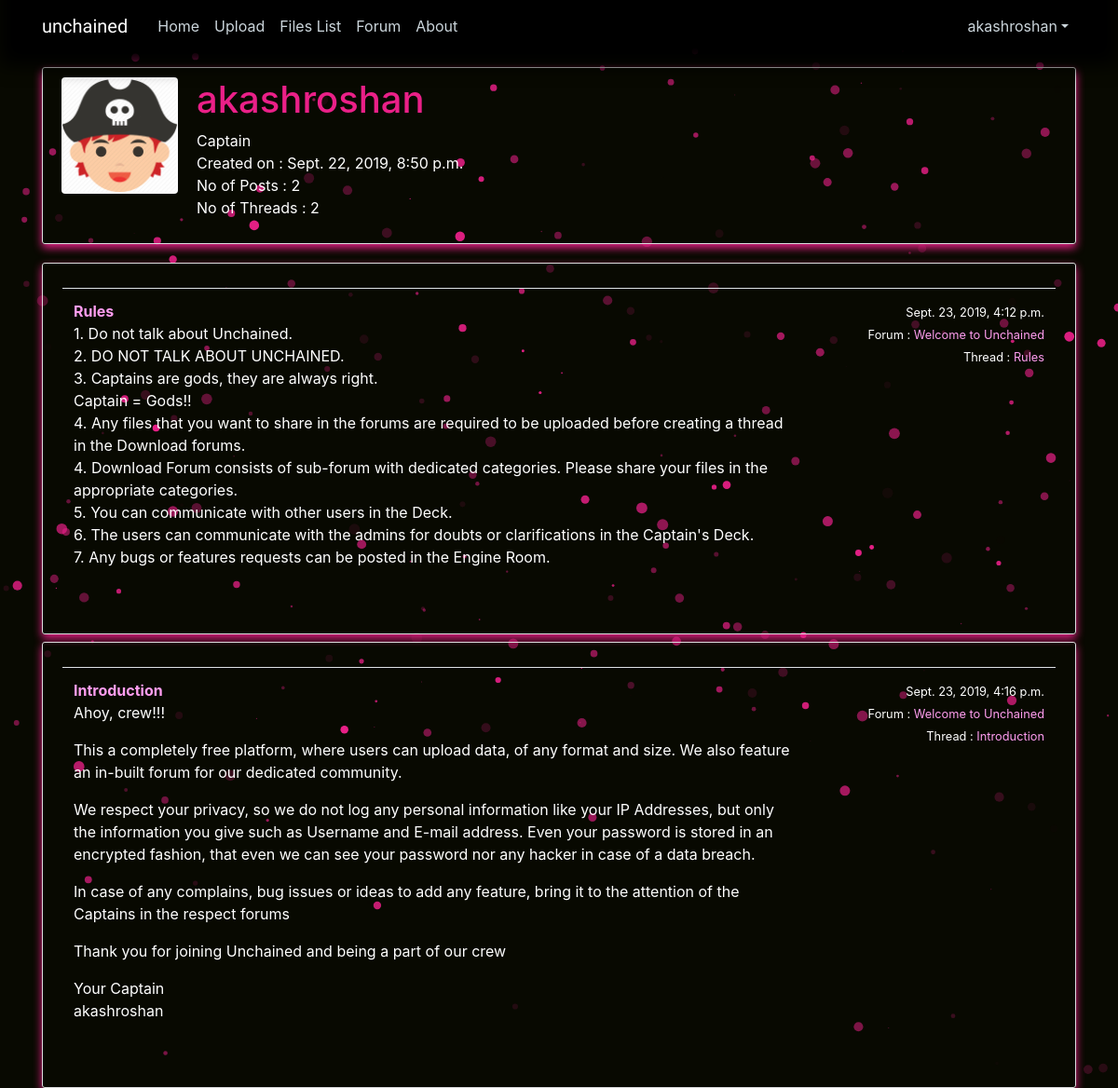
Screenshot of /profile/akashroshan (signed in) with the database file from the repository.
### users/models.py (models this page shows, shortened)
class Profile(models.Model):
    user = models.OneToOneField(User, on_delete=models.CASCADE)                                         #imports the users models
    profile_pic = models.ImageField(default='profile_pics/default.jpg', upload_to='profile_pics')                    #creates an image field with 'default.jpg' when no user profile pic is set. Uploads to the 'profile_pics' folder in 'media'
    created_at = models.DateTimeField(auto_now_add=True)                                                #sets to the current time and date when the user is created

### forum/models.py (models this page shows, shortened)
class Post(models.Model):
    id = models.AutoField(primary_key=True)                                                                                     #primary key 'id'
    subject = models.CharField(max_length=255)                                                                                  #subject of the post. Similar to thread field
    post = models.TextField(max_length=4000)                                                                                    #posted message
    thread = models.ForeignKey(Thread, on_delete = models.CASCADE, related_name='posts')                                        #attaches the Thread table as a foreign key. models.CASCADE deletes the post when the thread is deleted
    created_at = models.DateTimeField(auto_now_add=True)                                                                        #sets to the current time and date when the post is created
    created_by = models.ForeignKey(User, on_delete = models.SET(get_sentinel_user), related_name='posts')                       #attaches the User table as a foreign key. models.SET sets the user to 'deleted' to keep the post even after the user account is deleted

class Thread(models.Model):
    id = models.AutoField(primary_key=True)                                                                                     #primary key 'id'
    name = models.CharField(max_length=255)                                                                                     #name of the thread
    link = models.CharField(max_length=255, blank=True)                                                                         #download link of the file that is used only in download thread posts. Can be set to blank
    created_on = models.DateTimeField(auto_now_add=True)                                                                        #sets to the current time and date when the thread is updated
    forum = models.ForeignKey(Forum, on_delete = models.CASCADE, related_name='thread')                                         #attaches the Forum table as a foreign key. models.CASCADE deletes the thread when the forum is deleted
    created_user = models.ForeignKey(User, on_delete = models.SET(get_sentinel_user), related_name='thread')                    #attaches the User table as a foreign key. models.SET sets the user to 'deleted' to keep the post even after the user account is deleted

class Forum(models.Model):
    id = models.AutoField(primary_key=True)                                                                                     #primary key 'id'
    name = models.CharField(max_length=30, unique=True)                                                                         #name of the forum
    description = models.CharField(max_length=100)                                                                              #description of the forum
    type = (
        ('A', 'Admin'),
        ('D', 'Download'),
        ('G', 'General'),
        ('R', 'Requests')
    )                                                                                                                           #creates a list called 'type' with the attributes listed
    forum_type = models.CharField(max_length=1, choices=type)                                                                   #charfield uses the 'type' list
    issubforum = models.BooleanField(default=False)                                                                             #a boolean field that specifies whether the forum is a subforum or not
    forum = models.ForeignKey('self', on_delete = models.CASCADE, related_name='subforum', blank=True, null=True)               #attaches the Forum table(self) as a foreign key. This is used to link main forum when the create entry is a subforum. Can be set to blank

### users/views.py (the view)
# urls.py: path('profile/<username>', user_views.profile, name = 'profile'),                                       #the localhost will directly access the 'profile' function in the 'views.py' in the 'users' app
@login_required                                                                                                         #function is only valid when the user is logged in. Else will redirect to the login page (refer 'settings.py')
def profile(request, username):
    context = {
        'user'  : User.objects.get(username=username),                                                                  #sends the current user object in the context
        'posts' : Post.objects.filter(created_by__username__contains=username)                                          #sends all the post objects created by the user
    }
    return render(request, 'profile.html', context)                                                                     #request to render the 'profile.html' file

### users/templates/profile.html (shortened to what this page needs)
{% extends "base.html" %}
{% block content %}
<div class="content-section">
    <div class="media">
        <img class="rounded account-img" src="{{ user.profile.profile_pic.url }}" alt="{{ user.username }}">
        <div class="media-body">
          <h2 style="color:#ea2088;" class="account-heading">{{ user.username }}</h2>
          <p class="fal">
            {% if user.is_superuser %}
              Captain<br>
            {% else %}
              Crew<br>
            {% endif %}
            Created on    : {{ user.profile.created_at }}<br>
            No of Posts   : {{ user.posts.count }}<br>
            No of Threads : {{ user.thread.count }}
          </p>
        </div>
    </div>
</div>
  {% for post in posts %}
    <div class="card content-section mb-2">
      <div class="card-body p-3">
        <div class="row">
          <table class="table table-css" >
            <tr>
              <td width="75%">
                <strong class="fal"><a href="#">{{ post.subject }}</a></strong>
                <br>
                {{ post.post|linebreaks }}
              </td>
              <td width="25%">
                <div class=" text-right">
                  <small class="fal">{{ post.created_at }}</small><br>
                  <small class="fal">Forum : <a href="{% url 'forum-threads' post.thread.forum.id %}">{{ post.thread.forum.name }}</a></small><br>
                  <small class="fal">Thread : <a href="{% url 'thread-posts' post.thread.id %}">{{ post.thread.name }}</a></small>
                </div>
              </td>
            </tr>
          </table>
        </div>
      </div>
    </div>
    {% endfor %}
{% endblock content %}

### forum/templates/base.html (shortened to what this page needs)
{% load static %}
<!DOCTYPE html>
<html lang="en">
<head>
    <link rel="stylesheet" href="https://stackpath.bootstrapcdn.com/bootstrap/4.3.1/css/bootstrap.min.css">
    <link rel="stylesheet" type="text/css" href="{% static 'forum/main.css' %}">
</head>
<body>
        <div id="particles-js"></div>
        <br>
        <br>
        <br>
        <header class="site-header">
            <nav class="navbar navbar-expand-md navbar-dark bg-steel fixed-top">
                <div class="container">
                    <a class="navbar-brand titlefont mr-4" href="{% url 'home' %}">unchained</a>
                    <div class="collapse navbar-collapse" id="navbarToggle">
                        <div class="navbar-nav mr-auto">
                        <a class="nav-item nav-link" href="{% url 'home' %}">Home</a>
                        <a class="nav-item nav-link" href="{% url 'files-upload' %}">Upload</a>
                        {% if user.is_authenticated %}
                                    <a class="nav-item nav-link" href="{% url 'files-view' %}">Files List</a>
                        {% endif %}
                        <a class="nav-item nav-link" href="{% url 'forum-list' %}">Forum</a>
                        <a class="nav-item nav-link" href="{% url 'about' %}">About</a>
                        </div>
                        <div class="navbar-nav">
                        {% if user.is_authenticated %}
                            <div class="collapse navbar-collapse" id="navbarToggle">
                                <ul class="navbar-nav ml-auto">
                                    <li class="nav-item dropdown">
                                        <a class="nav-item nav-link dropdown-toggle" href="#" data-toggle="dropdown" aria-haspopup="true" aria-expanded="false">{{ request.user.username }}</a>
                                    </li>
                                </ul>
                            </div>
                        {% else %}
                            <a class="nav-item nav-link" href="{% url 'login' %}">Login</a>
                            <a class="nav-item nav-link" href="{% url 'register' %}">Register</a>
                        {% endif %}
                        </div>
                    </div>
                </div>
            </nav>
            <div class="the-blur"></div>
        </header>
        <main role="main" class="container">
            {% block content %}{% endblock %}
        </main>
</body>
</html>

### forum/static/forum/main.css (style rules this page uses)
body, html { height: 100% }
.fal { color:white; }
p { color:white; }
a { color:#FF9DF0; }
ol,li,a:hover { color:white ; }
.navbar-collapse > .navbar-nav { background-color: #000000; }
.the-blur { position: fixed; top:0; width: 100%; height: 100px; margin-bottom: 20px; margin-top: -30px; background: black; z-index:1010; -webkit-filter: blur(20px); -moz-filter: blur(20px); -o-filter: blur(20px); -ms-filter: blur(20px); filter: blur(10px); }
#particles-js { background: #080901; width: 100%; height: 100%; position: fixed; z-index: -10; top: 0; left: 0; margin-top: 0rem; }
.table-css { color:#ffffff; }
h1, h2, h3, h4, h5, h6 { color: #ffffff; }
ul { margin: 0; }
.bg-steel { background-color: #2E3141; border-width: 0px; -webkit-box-shadow: 0px 0px; box-shadow: 0px 0px; background-color: rgba(0,0,0,0.0); background-image: -webkit-gradient(linear, 50.00% 0.00%, 50.00% 100.00%, color-stop( 0% , rgba(0,0,0,0.00)),color-stop( 100% , rgba(0,0,0,0.00))); background-image: -webkit-linear-gradient(270deg,rgba(0,0,0,0.00) 0%,rgba(0,0,0,0.00) 100%); background-image: linear-gradient(180deg,rgba(0,0,0,0.00) 0%,rgba(0,0,0,0.00) 100%); }
.site-header .navbar-nav .nav-link { color: #cbd5db; }
.content-section { background: transparent; box-shadow: 0 4px 10px #ea2088; color:white; padding: 10px 20px; border: 1px solid #dddddd; border-radius: 3px; margin-bottom: 20px; }
.account-img { height: 125px; width: 125px; margin-right: 20px; margin-bottom: 16px; }
.account-heading { font-size: 2.5rem; }
.titlefont { color: #228DFF; font-family: Audiowide; }

### rows the page displays
Post: subject "Rules", post "1. Do not talk about Unchained. 2. DO NOT TALK ABOUT UNCHAINED. 3. Captains are gods, they are always right. Captain = Gods!! 4. Any files that you want to share in the forums are required to be uploaded before creating a thread in the Download forums. 4. Download Forum consists of sub-forum with dedicated categories. Please share your files in the appropriate categories. 5. You can communicate with other users in the Deck. 6. The users can communicate with the admins for doubts or clarifications in the Captain's Deck. 7. Any bugs or features requests can be posted in the Engine Room.", created_at "Sept. 23, 2019, 4:12 p.m.", thread.forum.name "Welcome to Unchained", thread.name "Rules"
Post: subject "Introduction", post "Ahoy, crew!!! This a completely free platform, where users can upload data, of any format and size. We also feature an in-built forum for our dedicated community. We respect your privacy, so we do not log any personal information like your IP Addresses, but only the information you give such as Username and E-mail address. Even your password is stored in an encrypted fashion, that even we can see your password nor any hacker in case of a data breach. In case of any complains, bug issues or ideas to add any feature, bring it to the attention of the Captains in the respect forums Thank you for joining Unchained and being a part of our crew Your Captain akashroshan", created_at "Sept. 23, 2019, 4:16 p.m.", thread.forum.name "Welcome to Unchained", thread.name "Introduction"

### other values shown
{{ request.user.username }} "akashroshan"
{{ user.username }} "akashroshan"
{{ user.profile.created_at }} "Sept. 22, 2019, 8:50 p.m."
{{ user.posts.count }} "2"
{{ user.thread.count }} "2"
